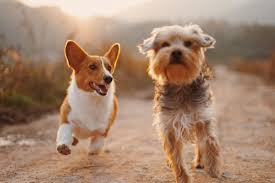
#> input picture static/img1.jpg, 275 x 183 px
$ python testcompareimagesrpi.py
#> lines starting #> are read from the running program, lines starting #| are printed output that depends on the picture
# import the necessary packages
from skimage import metrics
import numpy as np
import cv2


def mse(imageA, imageB):
    # the 'Mean Squared Error' between the two images is the
    # sum of the squared difference between the two images;
    # NOTE: the two images must have the same dimension
    err = np.sum((imageA.astype("float") - imageB.astype("float")) ** 2)
    err /= float(imageA.shape[0] * imageA.shape[1])

    # return the MSE, the lower the error, the more "similar"
    # the two images are
    return err


def compare_images(imageA, imageB, title):
    # compute the mean squared error and structural similarity
    # index for the images
    m = mse(imageA, imageB)
    s =  metrics.structural_similarity(imageA, imageB)
    # setup the figure
    print(title)
    print("MSE: %.2f, SSIM: %.2f" % (m, s))


# load the images -- the original, the original + contrast,
# and the original + photoshop
original = cv2.imread("static/img1.jpg")
#> original is the input picture: shape (183, 275, 3); mean B, G, R 109.9, 132.3, 164.2
contrast = cv2.imread("static/img2.jpg")
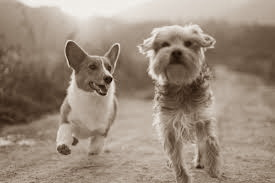
#> input picture static/img2.jpg, 275 x 183 px
#> contrast is the input picture: shape (183, 275, 3); mean B, G, R 123.9, 138.7, 154.5
shopped = cv2.imread("static/img3.jpg")
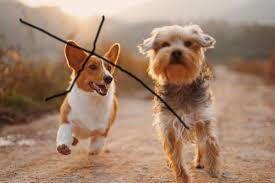
#> input picture static/img3.jpg, 275 x 183 px
#> shopped is the input picture: shape (183, 275, 3); mean B, G, R 108.8, 130.9, 162.4
# convert the images to grayscale
original = cv2.cvtColor(original, cv2.COLOR_BGR2GRAY)
#> original: shape (183, 275)
contrast = cv2.cvtColor(contrast, cv2.COLOR_BGR2GRAY)
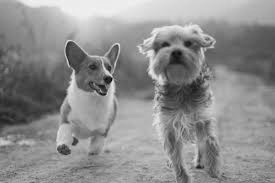
#> contrast: shape (183, 275); min 7, max 246, mean 141.8
shopped = cv2.cvtColor(shopped, cv2.COLOR_BGR2GRAY)
#> shopped: shape (183, 275)

# compare the images
compare_images(original, original, "Original vs. Original")
#> in mse, `err = np.sum((imageA.astype("float") - imageB.astype("float")) ** 2)`: err = 0
#> in compare_images, `s =  metrics.structural_similarity(imageA, imageB)`: s = 1
#| MSE: 0.00, SSIM: 1.00
compare_images(original, contrast, "Original vs. Contrast")
#| MSE: 7.61, SSIM: 1.00
compare_images(original, shopped, "Original vs. Photoshopped")
#| MSE: 130.53, SSIM: 0.95
